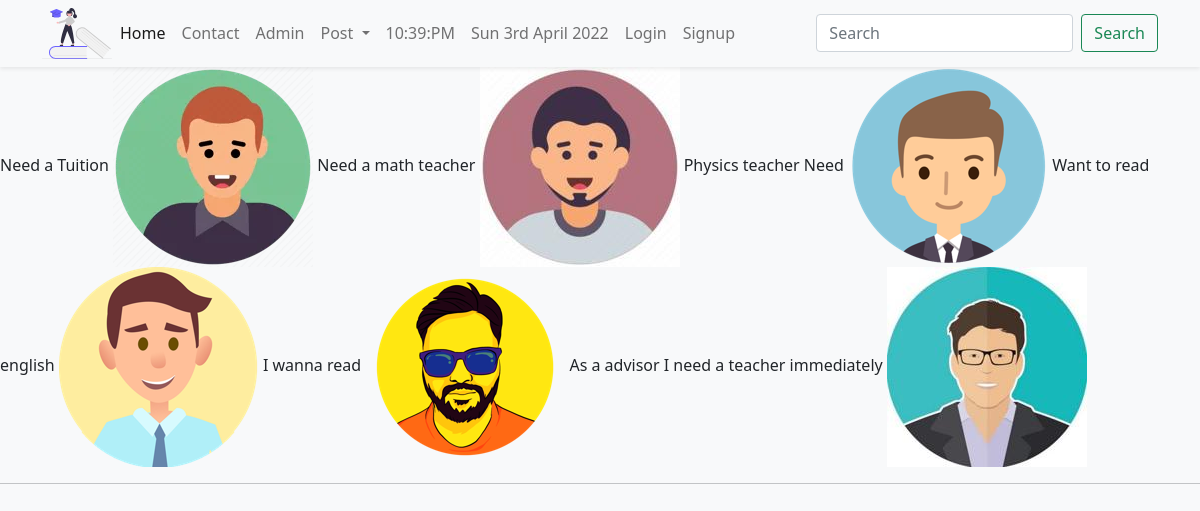
The page /tuition/postview/ on the database its author committed.
### tuition/models.py (models this page shows, shortened)
class Post(models.Model):
    CATEGORY = (
        ('Teacher', 'Teacher'),
        ('Student', 'Student'),
    )
    MEDIUM = (
        ('Bangla', 'Bangla'),
        ('English', 'English'),
        ('Arabic', 'Arabic'),
        ('Urdu', 'Urdu'),
        ('Hindi', 'Hindi'),
    )
    user = models.ForeignKey(User, on_delete=models.CASCADE, blank=True, null=True)
    id = models.AutoField(primary_key=True)
    title = models.CharField(max_length=100)
    slug = models.CharField(max_length=100, default=title)
    email = models.EmailField()
    salary = models.FloatField()
    details = models.TextField(max_length=500)
    available = models.BooleanField()
    category = models.CharField(max_length=100, choices=CATEGORY)
    created_at = models.DateTimeField(default=now)
    image = models.ImageField(default='default1.jpg', upload_to='tuition/images')
    medium = MultiSelectField(max_length=100, max_choices=5, choices=MEDIUM, default='Bangla')
    subject = models.ManyToManyField(Subject, related_name='subject_set')
    class_in = models.ManyToManyField(Class_in, related_name='class_set')
    district = models.CharField(max_length=100, null=True, blank=True)
    likes = models.ManyToManyField(User, related_name='post_likes')
    views = models.ManyToManyField(User, related_name='post_views')
    class PostManager(models.Manager):
        def sorted(self, title):
            return self.order_by('title')
        def less_than(self, size):
            return self.filter(salary_lt=size)
    objects = models.Manager()
    items = PostManager()

### tuition/views.py (the view)
# urls.py: path('postview/', postview, name='postview'),
def postview(request):
    post = Post.objects.all()
    return render(request, 'tuition/postview.html', {'post':post})

### templates/tuition/postview.html
{% extends 'basic.html' %}
{% block body %}
    {% for data in post %}
        {{data.title}}
        <img src="{{data.image.url}}" alt="">
    {% endfor %}
        <hr>
{% endblock %}

### templates/basic.html (shortened to what this page needs)
<!DOCTYPE html>
<html lang="en">
  <head>
    {% load static %}
    <link rel="stylesheet" href="{% static 'css/font-awesome.min.css' %}">
    <link href="{% static 'css/bootstrap.min.css' %}" rel="stylesheet" type="text/css">
    <link rel="stylesheet" href="{% static 'css/style.css' %}" type="text/css">
    {% load notifications_tags %}
  </head>
  <body class="bg-light">
    <nav class="navbar navbar-expand-lg navbar-light bg-light shadow-sm">
      <div class="container-lg">
          <img src="{% static 'images/logo/education.svg' %}" class="img-fluid" width="70" height="30" alt="Logo">
        <div class="collapse navbar-collapse" id="navbarSupportedContent">
          <ul class="navbar-nav me-auto mb-2 mb-lg-0">
            <li class="nav-item">
              <a class="nav-link active" aria-current="page" href="{% url 'homeview' %}">Home</a>
            </li>
            <li class="nav-item">
              <a class="nav-link" href="/tuition/contact/">Contact</a>
            </li>
            <li class="nav-item">
              <a class="nav-link" href="/admin/">Admin</a>
            </li>
              {% notifications_unread as unread_count %}
            <li class="nav-item dropdown">
              <a class="nav-link dropdown-toggle" href="#" id="navbarDropdown" role="button" data-bs-toggle="dropdown" aria-expanded="false">
                Post
              </a>
            </li>
            <li class="nav-item">
              <a class="nav-link" href="">{% now 'h:i:A' %}</a>
            </li>
            <li class="nav-item">
              <a class="nav-link" href="">{% now 'D jS F Y' %}</a>
            </li>
            {% if user.is_authenticated %}
            <li class="nav-item dropdown">
              <a class="nav-link dropdown-toggle" href="#" id="navbarDropdown" role="button" data-bs-toggle="dropdown" aria-expanded="false">
                {{user.username}}
              </a>
              <ul class="dropdown-menu" aria-labelledby="navbarDropdown">
                <li><a class="dropdown-item" href="/session/ownerprofile/">Profile</a></li>
                <li><a class="dropdown-item" href="/session/logout/">Logout</a></li>
                <li><a class="dropdown-item" href="/session/change_pass/">Change password</a></li>
                {% if user.userprofile %}
                <li><a class="dropdown-item" href="/session/userprofile/">Update Profile</a></li>
                {% else %}
                <li><a class="dropdown-item" href="/session/userprofile/">Create Profile</a></li>
                {% endif %}
              </ul>
            </li>
            {% else %}
            <li class="nav-item">
              <a class="nav-link" href="/session/login/">Login</a>
            </li>
            <li class="nav-item">
              <a class="nav-link" href="/session/signup/">Signup</a>
            </li>
            {% endif %}
          </ul>
          <form class="d-flex" method="POST" action="/tuition/search/">
            <input class="form-control me-2" type="search" name="search" placeholder="Search" aria-label="Search">
            <button class="btn btn-outline-success" type="submit">Search</button>
          </form>
        </div>
      </div>
    </nav>
    {% block body %}
    {% endblock body %}
  </body>
</html>

### rows shown on the page
Post: title "Need a Tuition", image (picture)
Post: title "Need a math teacher", image (picture)
Post: title "Physics teacher Need", image (picture)
Post: title "Want to read english", image (picture)
Post: title "I wanna read", image (picture)
Post: title "As a advisor I need a teacher immediately", image (placeholder picture)
